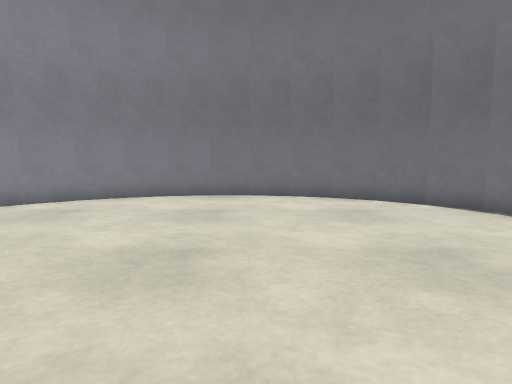
[1] (above)

12 first-person views from a walk through a robot-simulator world made for Gazebo. The camera is 0.74 m above the floor, tilts 6° down and sees 75° across. The floor is counted in squares, 0.5 m on a side. Each view is taken from the middle of a square. On the plan, view 1 faces up. The plan holds only what a view shows up to about 15 squares ahead; the rest is blank. The robots in the file are not drawn.

[2]
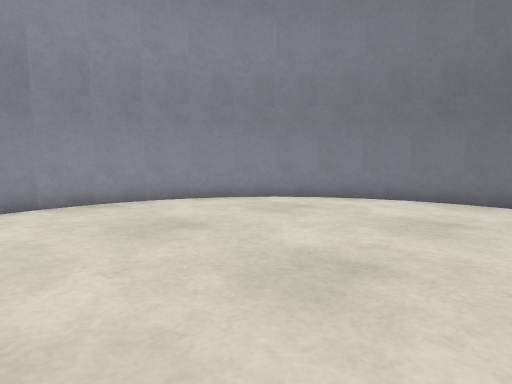

[3]
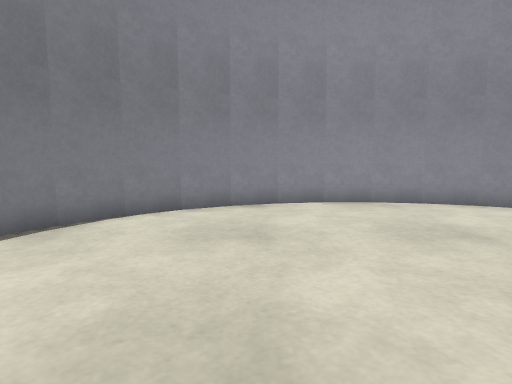

[4]
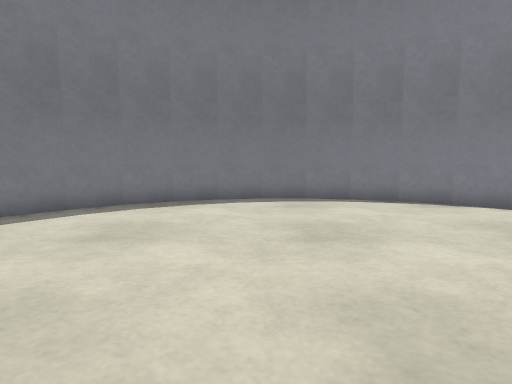

[5]
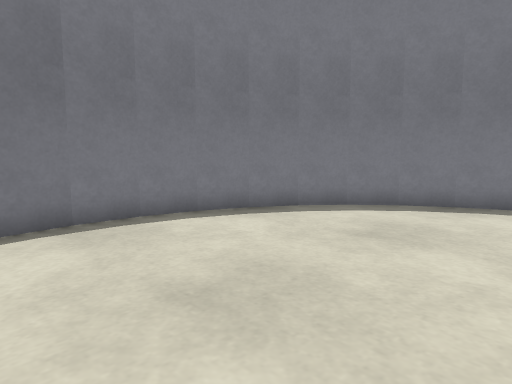

[6]
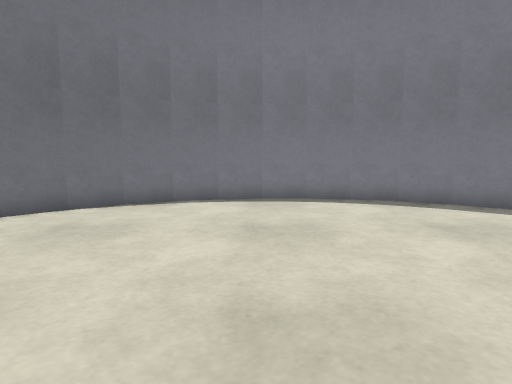

[7]
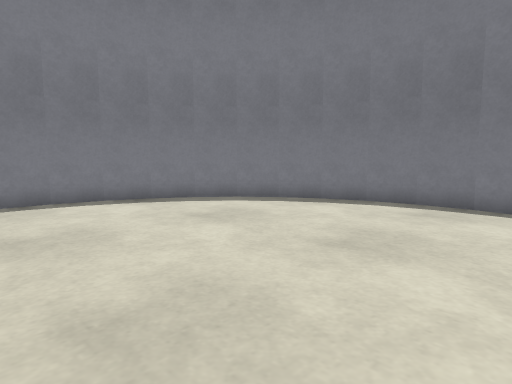

[8]
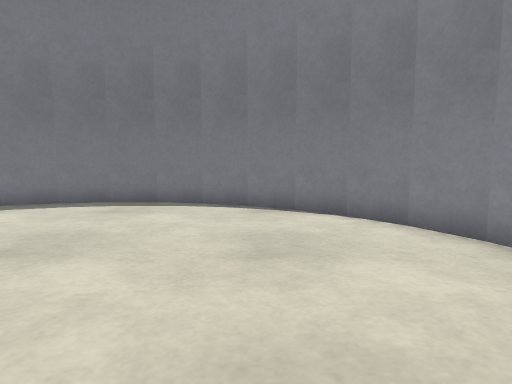

[9]
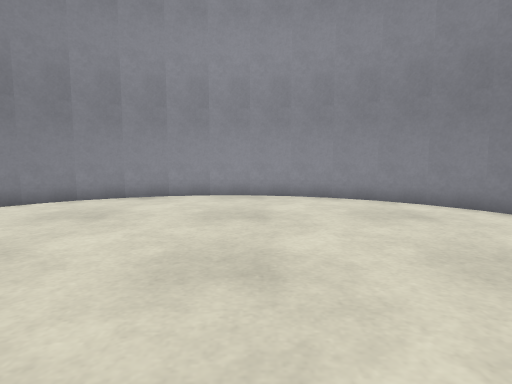

[10]
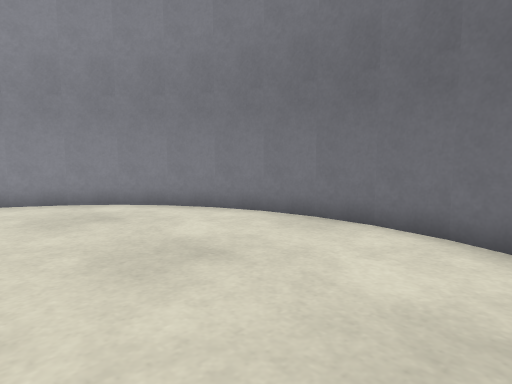

[11]
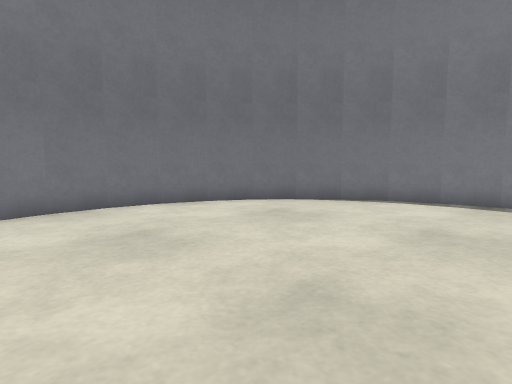

[12]
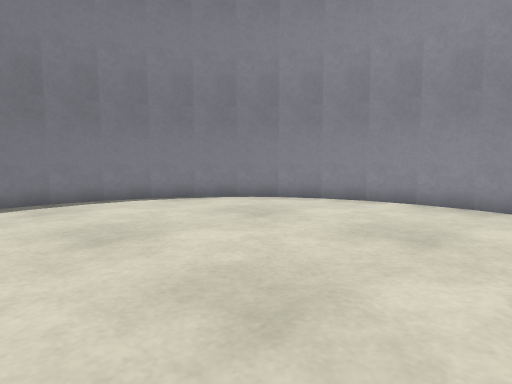

### Floor plan
Points are (right, up) in squares from view 1. A wall is a line through its corners. A room is listed if a view was taken in it or the views show most of it. See-through windows are left out.
Room 1 (views 1, 2, 3, 4, 5, 6, 7, 8, 9, 10, 11, 12)
walls: (5.3, 10.2) (4.1, 11.3); (-9.8, 4.9) (-9.8, 3.1); (-1.9, -4.8) (-0.1, -4.8); (7.8, 3.1) (7.8, 4.9); (-6, 11.3) (-7.4, 10.2); (4, -3.3) (5.4, -2.2); (-9, 7.8) (-9.6, 6.3); (-4.8, -4) (-3.3, -4.6); (2.8, 12) (1.3, 12.6) (-0.3, 12.9); (7, 0.2) (7.6, 1.7); (-9.1, 0.4) (-8.2, -1.2); (-4.6, 12.1) (-6.2, 11.2); (-8.2, 9.2) (-9.1, 7.7); (-6.2, -3.2) (-4.8, -4.1); (4.2, 11.2) (2.7, 12.1); (6.2, -1.2) (7.1, 0.2); (-9.6, 1.7) (-9, 0.2); (-3.3, 12.6) (-4.8, 12); (1.3, -4.6) (2.8, -4); (-8.3, -1.1) (-7.3, -2.3) (-6.1, -3.3); (2.7, -4.1) (4.1, -3.3); (7.1, 7.7) (6.3, 9.1) (5.2, 10.3); (-7.2, 10.4) (-8.3, 9); (5.2, -2.4) (6.3, -1); (-1.7, 12.9) (-3.4, 12.6); (-0.3, -4.9) (1.4, -4.6); (7.9, 4.7) (7.6, 6.3) (7, 7.8); (-9.6, 6.4) (-9.9, 4.7); (-3.4, -4.6) (-1.8, -4.9); (7.6, 1.6) (7.9, 3.3); (-9.9, 3.2) (-9.6, 1.6); (-0.1, 12.9) (-1.9, 12.9)

Positions as (right, up) in squares from view 1, and headings:
1: (0, 0), facing up
2: (1, 1), facing up-left
3: (1, 1), facing left
4: (0, 7), facing down
5: (0, 7), facing down-right
6: (-4, 5), facing right
7: (-4, 6), facing down-right
8: (-5, 6), facing down
9: (3, 5), facing left
10: (3, 6), facing up-left
11: (-4, 3), facing up-right
12: (1, 7), facing down-left
